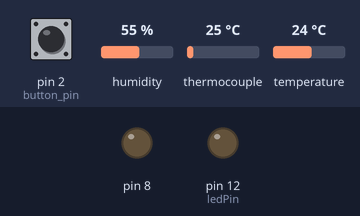
A sketch run on a simulated Arduino Uno, built with avr-gcc and run on an emulated ATmega328P. Parts: output pins drawn as LEDs (lit = HIGH). Inputs (shaded band) come from the test bench; at power-on: pin 2 (button_pin) LOW, humidity 55 %, thermocouple 25 °C, temperature 24 °C. What the sketch prints to the serial monitor is not drawn.

Above: at 1.7 s.
1.8 s: pin 2 (button_pin) pulled HIGH for 1.3 s
Timing chart, 0 to 4.8 s (numbered marks = the images above; inputs shaded):
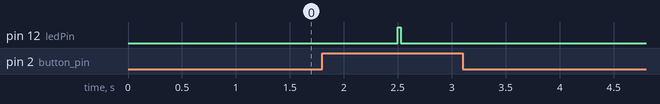

Measured:
- after the input at 1.8 s, pin 12 (ledPin): LOW → HIGH after 0.70 s, → LOW 0.03 s later

The sketch:

MAX6675_DHT11.ino
```cpp
// this example is public domain. enjoy!
// www.ladyada.net/learn/sensors/thermocouple

#include "max6675.h"
#include "DHT.h"
#define DHTPIN 13
#define DHTTYPE DHT11   // DHT 11
int last_state;
int button_pin = 2;

int ledPin=12;
int thermoDO = 6;
int thermoCS = 5;
int thermoCLK = 4;
int minuti = 1;
int thermtemp = 0;

//unsigned long old_millis = 0;
//unsigned long delta = 1000;
float temp;
MAX6675 thermocouple(thermoCLK, thermoCS, thermoDO);

DHT dht(DHTPIN, DHTTYPE);

void setup() {
  pinMode (8, OUTPUT);
  pinMode (12, OUTPUT);
  pinMode (button_pin, INPUT);
  Serial.begin(9600);


  Serial.println("Millis_DHT11_MAX6675");
delay (500);

}

void loop() {
  delay (1000);

  // Reading temperature or humidity takes about 250 milliseconds!
  // Sensor readings may also be up to 2 seconds 'old' (its a very slow sensor)
  //unsigned long now = millis();

  int button_state = digitalRead (button_pin);

  if (button_state == HIGH && button_state != last_state) {
    digitalWrite (ledPin, HIGH);
    float dhttemp = dht.readTemperature();
    int thermtemp = thermocouple.readCelsius();
    Serial.print (millis());
    Serial.print (", ");
    Serial.print (dhttemp);
    Serial.print (", ");
    Serial.println (thermtemp);
    //old_millis = now;
    //minuti = minuti + 1;
    temp = thermocouple.readCelsius ();
    digitalWrite (ledPin, LOW);
  }
  //il led si attiva quando la temperatura supera i 27 gradi
  if (temp > 27) {
    digitalWrite (8, HIGH);
  }
  //il led si spegne quando la temperatura va sotto i 27 gradi
  if (temp < 27) {
    digitalWrite (8, LOW);
  }
  last_state = button_state;
  delay(1);
}
```
